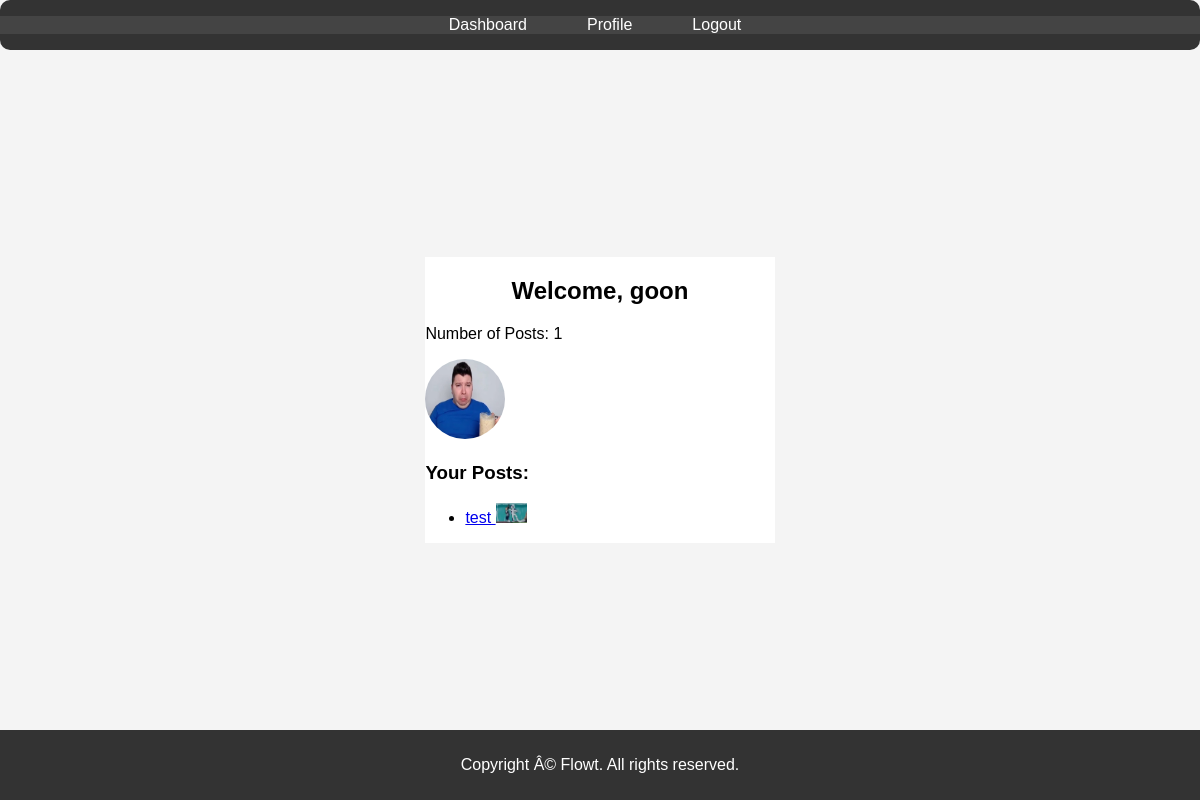
Page /account (signed in) on the committed database.
### FProj/backend.py (models this page shows, shortened)
class User(UserMixin, db.Model):
    id = db.Column(db.Integer, primary_key=True, autoincrement=True)
    username = db.Column(db.String(100), unique=True, nullable=False)
    password = db.Column(db.String(100), nullable=False)
    numPost = db.Column(db.Integer, default=0)
    profile_picture = db.Column(db.String(255))
    followers = db.Column(db.Integer, default=0, nullable=False)
    following = db.Column(db.Integer, default=0, nullable=False)
    following_relationships = db.relationship("UserFollowing", foreign_keys='UserFollowing.user_id', backref='user')

class Post(db.Model):
    id = db.Column(db.Integer, primary_key = True, autoincrement = True)
    title = db.Column(db.String, nullable = False)
    description = db.Column(db.String, nullable = False)
    ingredients = db.Column(db.String, nullable = False)
    label = db.Column(db.String(), nullable = False)
    picture = db.Column(db.String(), nullable = False)
    upvote = db.Column(db.Integer, default = 0, nullable = False)
    user_id = db.Column(db.Integer, db.ForeignKey('user.id'), nullable=False)
    user = db.relationship('User', backref=db.backref('posts', lazy=True))

### FProj/backend.py (the view)
@app.route('/account')
@login_required
def account():
    posts = current_user.posts
    num_posts = len(posts)
    return render_template('account.html', posts=posts, num_posts=num_posts)

### FProj/backend.py (called while the page is built)
@login_manager.user_loader
def load_user(user_id):
    return User.query.get(int(user_id))

### FProj/templates/account.html (shortened to what this page needs)
<!DOCTYPE html>
<html lang="en">
<head>
    <link rel="stylesheet" type="text/css" href="{{ url_for('static', filename='login.css') }}">
</head>
<body class="account-page">
    <header class="account-header">
        <nav class="account-nav">
            <ul>
                <li><a onclick="window.location.href='/main'">Dashboard</a></li>
                <li><a onclick="window.location.href='/account'">Profile</a></li>
                <li><a onclick="window.location.href='/login'">Logout</a></li>
            </ul>
        </nav>
    </header>
    <div class="container" style="background-color: white">
        <div class="user-info">
            <h2>Welcome, {{ current_user.username }}</h2>
            <p>Number of Posts: {{ num_posts }}</p>
            {% if current_user.profile_picture %}
                <img style="border-radius: 50px; width: 80px; height: 80px" src="{{ url_for('static', filename=current_user.profile_picture) }}">
            {% else %}
            <form action="/upload_profile_picture" method="POST" enctype="multipart/form-data">
                <input type="file" name="file" required>
                <button type="submit"> Submit </button>
            </form>
            {% endif %}
        </div>
        <div class="user-posts">
            <h3>Your Posts:</h3>
            <ul>
                {% for post in current_user.posts %}
                    <li>
                        <a href="{{ url_for('viewPost', post_id=post.id) }}">
                            {{ post.title }}
                        </a>
                        <img style="width: 10%; height: 10%"src="{{ url_for('static', filename=post.picture) }}" alt="Post Picture">
                    </li>
                {% endfor %}
            </ul>
        </div>
    </div>
    <footer class="account-footer">
        <p>Copyright Â© Flowt. All rights reserved.</p>
    </footer>
</body>
</html>

### FProj/static/login.css (style rules this page uses)
body { margin: 0; padding: 0; font-family: Arial, sans-serif; background-image: url('UC_Merced_at_night.jpg'); background-size: cover; display: flex; justify-content: center; align-items: center; height: 100vh; }
.container { max-width: 800px; margin: 0 auto; }
header { position: fixed; background-color: #f0f0f0; padding: 10px; border-radius: 10px; width: 100%; text-align: center; position: absolute; top: 0; left: 50%; transform: translateX(-50%); }
nav ul { list-style-type: none; margin: 0; padding: 0; text-align: center; }
nav ul li { display: inline; margin-right: 10px; }
nav ul li a { text-decoration: none; color: #333; }
h2 { text-align: center; }
body.account-page { font-family: Arial, sans-serif; margin: 0; padding: 0; background-color: #f4f4f4; }
.account-header { background-color: #333; color: #fff; text-align: center; padding: 1rem 0; }
.account-nav { background-color: #444; }
.account-nav ul { list-style-type: none; padding: 0; margin: 0; display: flex; justify-content: center; }
.account-nav ul li { margin-left: 20px; }
.account-nav ul li:first-child { margin-left: 0; }
.account-nav ul li a { text-decoration: none; color: #fff; padding: 10px 15px; border-radius: 5px; transition: background-color 0.3s ease; }
.account-footer { background-color: #333; color: #fff; text-align: center; padding: 10px 0; position: fixed; bottom: 0; width: 100%; }

### rows in the picture
User: username "goon", profile_picture (picture)
Post: title "test", picture (picture)

### other values in the picture
{{ num_posts }} "1"
